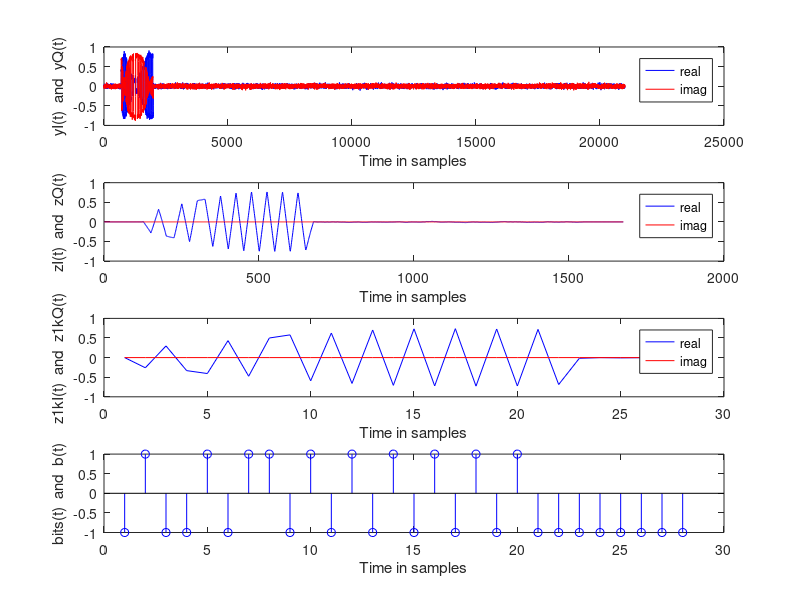

Reproduce this figure in MATLAB.
LL = 200; % Total number of bits Default is 1000
T = 1; % Symbol period in microsec. Default is 1
N = 11; % length of filter in symbol periods. Default is 11
alpha = 0; % alpha of sqrt raised cosine filter
fs = 25; % Over-sampling factor (Sampling frequency/symbol rate). Default is 100
Ns = floor(N*fs); % Number of filter samples
sigma = 1; % Noise standard deviation. Default is 1

clc

%% message

p1 = [zeros(ceil(Ns/2-fs/2),1) ; ones(fs,1) ; zeros(Ns-fs-ceil(Ns/2-fs/2),1) ]; 
p1 = p1/norm(p1)/sqrt(1/fs); % '1/fs' simply serves as 'delta' to approximate integral as sum
p1 = p1.';

dataSize = 3;
timingSync  = [1 -1 1 -1 1 1 -1 -1 1 1 1 -1 -1 -1 1 1 -1 -1 1 -1 1];
pilot = [-1, -1, 1, -1];
msgSize = (dataSize + length(timingSync) + length(pilot));
xtraSize = 2*msgSize;
%load receivedsignal.mat;

% Received signal
if exist('receivedsignal.mat','file')
    load('receivedsignal.mat');
    y1 = receivedsignal.';
else
    disp(['Error! Did not find receivedsignal.mat file.'])
    return
end

if ~exist('receivedsignal','var')
    disp('Error! Loaded file does not contain the receivedsignal variable.')
    return;
end
% a = randn(size(x1));
% b = randn(size(x1));
% noiseZ= sigma/sqrt(2)*(a + j*b);
% 
% y1 = noiseZ + x1;



%% timing recovery

time_up = upsample(timingSync,fs);
toCorr = conv(time_up, p1);
[xcorred, lags] = xcorr(real(y1), real(toCorr));
%plot(xcorred);

[corrVal, offArg] = max(abs(xcorred));
offset = lags(offArg) + 125;
delay = offset

v1 = real(y1(offset:(offset+xtraSize*fs)));


%% demodulate

w1 = flipud(p1); 
z1 = conv(w1, v1)*(1/fs);








%% sample it


%z1k = z1(ceil(Ns)+ceil(delay*fs):fs:end);
%z1k = z1(offset:fs:(msgSize*fs)+offset);
z1k = z1(125:fs:(msgSize*fs)+125);

%% guess


bits1_hat = sign(real(z1k));

res = bits1_hat(2:end);
correcting = res(msgSize-dataSize:end);
if (correcting(1) == -1)
    msg = correcting(2:end)
else
    msg = -1 .* correcting(2:end)
end



%% plot stuff

figure(1)
clf
subplot(4,1,1)
plot(real(y1),'b')
hold on
plot(imag(y1),'r')
legend('real','imag')
ylabel('yI(t)  and  yQ(t)')
xlabel('Time in samples')
subplot(4,1,2)
plot(real(z1),'b')
hold on
plot(imag(z1),'r')
zoom xon
legend('real','imag')
ylabel('zI(t)  and  zQ(t)')
xlabel('Time in samples')


subplot(4,1,3)
plot(real(z1k),'b')
hold on
plot(imag(z1k),'r')
zoom xon
legend('real','imag')
ylabel('z1kI(t)  and  z1kQ(t)')
xlabel('Time in samples')


subplot(4,1,4)
stem(res,'b')
%hold on
%stem(msg,'r')
zoom xon
%legend('real')
ylabel('bits(t)  and  b(t)')
xlabel('Time in samples')

% figure(2)
% clf
% subplot(2,1,1)
% plot([0:length(x1)-1]/length(x1)-0.5, abs(fftshift(fft(x1))))
% ylabel('abs(X(f))')
% xlabel('Frequency in 1/samples')
% subplot(2,1,2)
% plot([0:length(y1)-1]/length(y1)-0.5, abs(fftshift(fft(y1))))
% ylabel('abs(Y(f))')
% xlabel('Frequency in 1/samples')